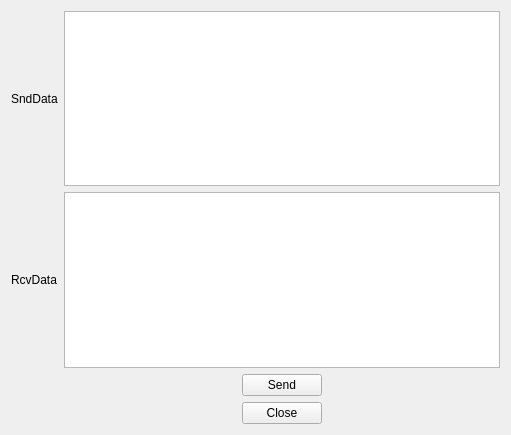
<?xml version="1.0" encoding="UTF-8"?>
<ui version="4.0">
 <class>ClientWidget</class>
 <widget class="QWidget" name="ClientWidget">
  <property name="geometry">
   <rect>
    <x>0</x>
    <y>0</y>
    <width>511</width>
    <height>435</height>
   </rect>
  </property>
  <property name="windowTitle">
   <string>Form</string>
  </property>
  <layout class="QGridLayout" name="gridLayout">
   <item row="0" column="0">
    <widget class="QLabel" name="label">
     <property name="text">
      <string>SndData</string>
     </property>
    </widget>
   </item>
   <item row="0" column="1" colspan="3">
    <widget class="QTextEdit" name="textEdit"/>
   </item>
   <item row="1" column="0">
    <widget class="QLabel" name="label_2">
     <property name="text">
      <string>RcvData</string>
     </property>
    </widget>
   </item>
   <item row="1" column="1" colspan="3">
    <widget class="QTextEdit" name="textEdit_2"/>
   </item>
   <item row="2" column="1">
    <spacer name="horizontalSpacer_2">
     <property name="orientation">
      <enum>Qt::Horizontal</enum>
     </property>
     <property name="sizeHint" stdset="0">
      <size>
       <width>166</width>
       <height>20</height>
      </size>
     </property>
    </spacer>
   </item>
   <item row="2" column="2">
    <widget class="QPushButton" name="pushButton_Snd">
     <property name="text">
      <string>Send</string>
     </property>
    </widget>
   </item>
   <item row="2" column="3">
    <spacer name="horizontalSpacer">
     <property name="orientation">
      <enum>Qt::Horizontal</enum>
     </property>
     <property name="sizeHint" stdset="0">
      <size>
       <width>165</width>
       <height>20</height>
      </size>
     </property>
    </spacer>
   </item>
   <item row="3" column="1">
    <spacer name="horizontalSpacer_3">
     <property name="orientation">
      <enum>Qt::Horizontal</enum>
     </property>
     <property name="sizeHint" stdset="0">
      <size>
       <width>166</width>
       <height>20</height>
      </size>
     </property>
    </spacer>
   </item>
   <item row="3" column="2">
    <widget class="QPushButton" name="pushButton_Close">
     <property name="text">
      <string>Close</string>
     </property>
    </widget>
   </item>
   <item row="3" column="3">
    <spacer name="horizontalSpacer_4">
     <property name="orientation">
      <enum>Qt::Horizontal</enum>
     </property>
     <property name="sizeHint" stdset="0">
      <size>
       <width>165</width>
       <height>20</height>
      </size>
     </property>
    </spacer>
   </item>
  </layout>
 </widget>
 <resources/>
 <connections/>
</ui>
